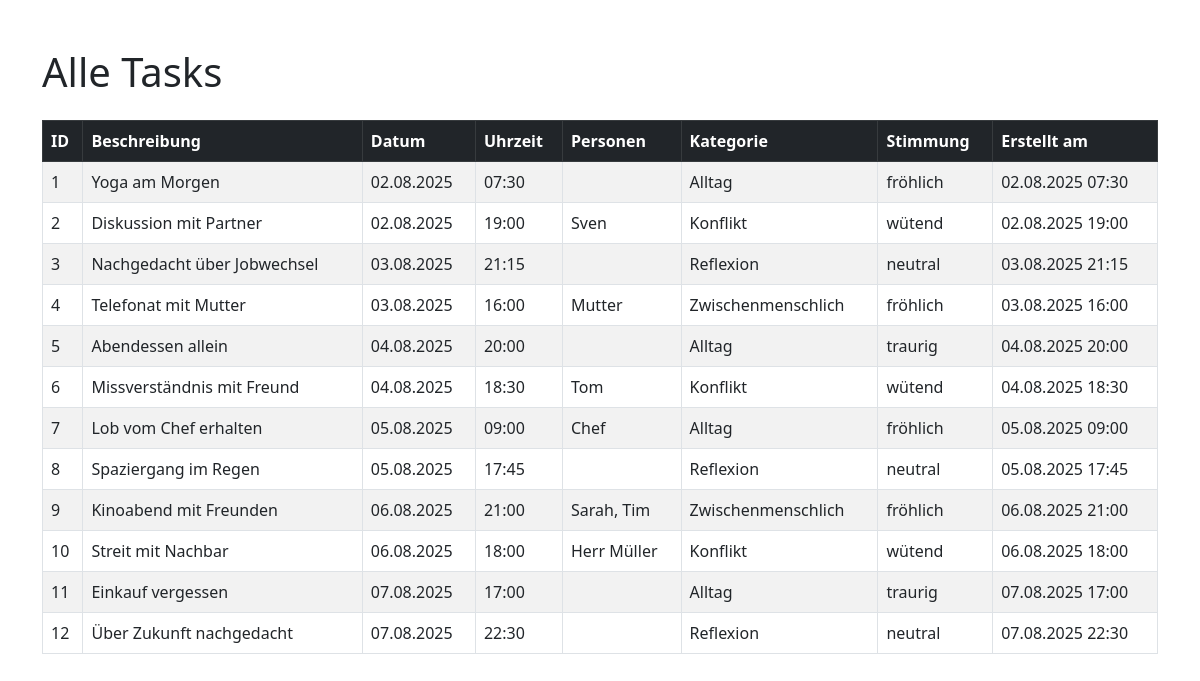
Page /test/ on the committed database.
### models.py (models this page shows)
class Task(db.Model):
    id = db.Column(db.Integer, primary_key=True)  # Primärschlüssel
    content = db.Column(db.String(200), nullable=False)  # Beschreibung des Tasks
    occurred_on = db.Column(db.DateTime)  # Datum des Ereignisses
    occurred_at = db.Column(db.Time)      # Uhrzeit des Ereignisses
    people = db.Column(db.String(100))    # Beteiligte Personen
    created_at = db.Column(db.DateTime, default=datetime.utcnow)  # Erstellungszeitpunkt
    user_id = db.Column(db.Integer, db.ForeignKey('user.id'), nullable=False)  # Fremdschlüssel zu User
    category = db.Column(db.String(50))   # Kategorie (optional)
    mood = db.Column(db.String(20))       # Stimmung (optional)
    attachments = db.relationship('Attachment', back_populates='task', cascade='all, delete-orphan')

### app.py (the view)
@app.route('/test/')
def test_route():
    try:
        tasks = Task.query.all()
        return render_template("test.html", tasks=tasks, today=datetime.today().date())
    except Exception as e:
        print(f"Fehler beim Rendern von /test/: {e}")
        return f"Fehler beim Rendern: {e}", 500

### templates/test.html (shortened to what this page needs)
<!DOCTYPE html>
<html lang="de">
<head>
    <link href="https://cdn.jsdelivr.net/npm/bootstrap@5.3.0/dist/css/bootstrap.min.css" rel="stylesheet">
</head>
<body>
<div class="container mt-5">
    <h1 class="mb-4">Alle Tasks</h1>
    <table class="table table-striped table-bordered">
        <thead class="table-dark">
            <tr>
                <th>ID</th>
                <th>Beschreibung</th>
                <th>Datum</th>
                <th>Uhrzeit</th>
                <th>Personen</th>
                <th>Kategorie</th>
                <th>Stimmung</th>
                <th>Erstellt am</th>
            </tr>
        </thead>
        <tbody>
        {% for task in tasks %}
            <tr>
                <td>{{ task.id }}</td>
                <td>{{ task.content }}</td>
                <td>{{ task.occurred_on.strftime('%d.%m.%Y') if task.occurred_on else '' }}</td>
                <td>{{ task.occurred_at.strftime('%H:%M') if task.occurred_at else '' }}</td>
                <td>{{ task.people or '' }}</td>
                <td>{{ task.category or '' }}</td>
                <td>{{ task.mood or '' }}</td>
                <td>{{ task.created_at.strftime('%d.%m.%Y %H:%M') if task.created_at else '' }}</td>
            </tr>
        {% else %}
            <tr><td colspan="8" class="text-center">Keine Tasks vorhanden.</td></tr>
        {% endfor %}
        </tbody>
    </table>
</div>
</body>
</html>

### rows in the picture
Task: id "1", content "Yoga am Morgen", occurred_on "02.08.2025", occurred_at "07:30", category "Alltag", mood "fröhlich", created_at "02.08.2025 07:30"
Task: id "2", content "Diskussion mit Partner", occurred_on "02.08.2025", occurred_at "19:00", people "Sven", category "Konflikt", mood "wütend", created_at "02.08.2025 19:00"
Task: id "3", content "Nachgedacht über Jobwechsel", occurred_on "03.08.2025", occurred_at "21:15", category "Reflexion", mood "neutral", created_at "03.08.2025 21:15"
Task: id "4", content "Telefonat mit Mutter", occurred_on "03.08.2025", occurred_at "16:00", people "Mutter", category "Zwischenmenschlich", mood "fröhlich", created_at "03.08.2025 16:00"
Task: id "5", content "Abendessen allein", occurred_on "04.08.2025", occurred_at "20:00", category "Alltag", mood "traurig", created_at "04.08.2025 20:00"
Task: id "6", content "Missverständnis mit Freund", occurred_on "04.08.2025", occurred_at "18:30", people "Tom", category "Konflikt", mood "wütend", created_at "04.08.2025 18:30"
Task: id "7", content "Lob vom Chef erhalten", occurred_on "05.08.2025", occurred_at "09:00", people "Chef", category "Alltag", mood "fröhlich", created_at "05.08.2025 09:00"
Task: id "8", content "Spaziergang im Regen", occurred_on "05.08.2025", occurred_at "17:45", category "Reflexion", mood "neutral", created_at "05.08.2025 17:45"
Task: id "9", content "Kinoabend mit Freunden", occurred_on "06.08.2025", occurred_at "21:00", people "Sarah, Tim", category "Zwischenmenschlich", mood "fröhlich", created_at "06.08.2025 21:00"
Task: id "10", content "Streit mit Nachbar", occurred_on "06.08.2025", occurred_at "18:00", people "Herr Müller", category "Konflikt", mood "wütend", created_at "06.08.2025 18:00"
Task: id "11", content "Einkauf vergessen", occurred_on "07.08.2025", occurred_at "17:00", category "Alltag", mood "traurig", created_at "07.08.2025 17:00"
Task: id "12", content "Über Zukunft nachgedacht", occurred_on "07.08.2025", occurred_at "22:30", category "Reflexion", mood "neutral", created_at "07.08.2025 22:30"
